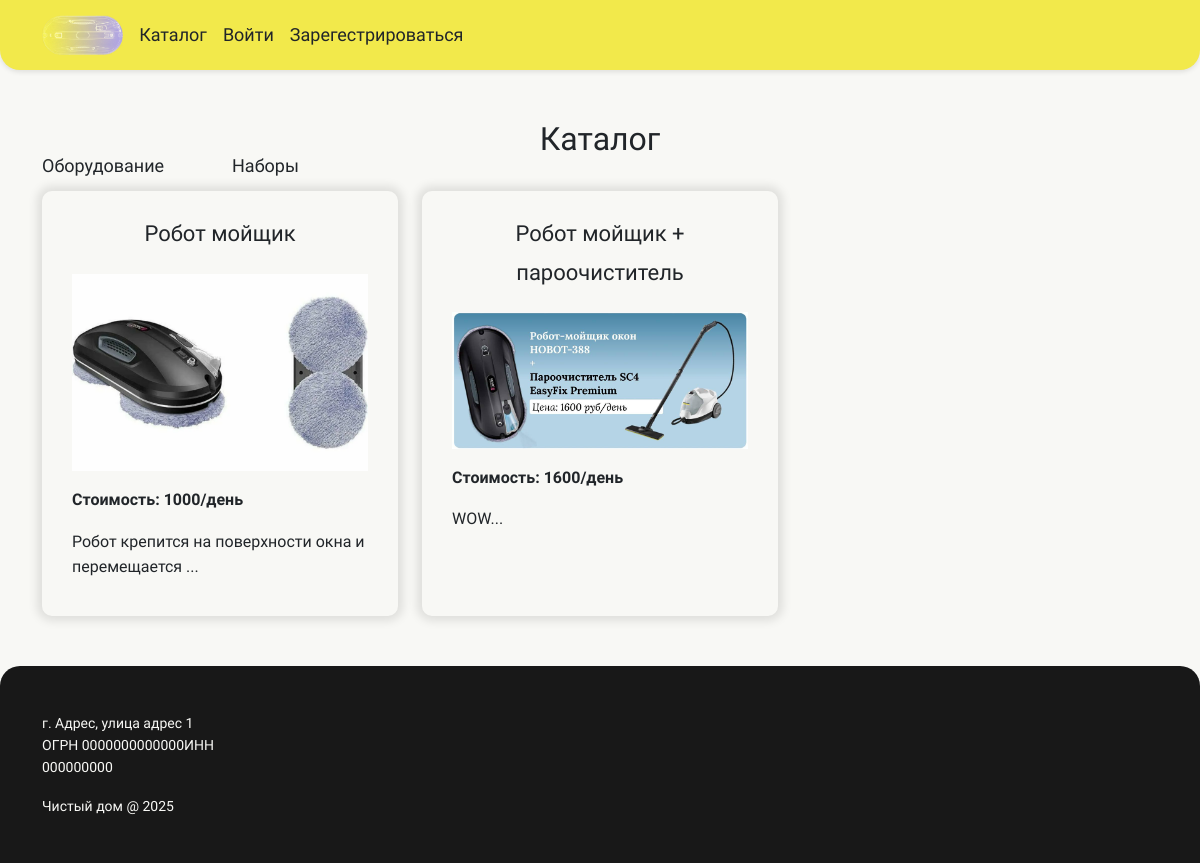
/catalogue/, run on the app's committed database.
### catalogue/models.py (models this page shows, shortened)
class Category(models.Model):
    title = models.CharField(max_length=200)
    slug = models.SlugField()

class Item(models.Model):
    id_category = models.ForeignKey(Category, on_delete=models.CASCADE)
    title  = models.CharField(max_length=200)
    description = models.TextField()
    price = models.IntegerField()
    img = models.ImageField(upload_to='images/')
    slug = models.SlugField(unique=True)
    def snippet(self):
        return self.description[0:50] + '...'

### catalogue/views.py (the view)
# urls.py: path('', views.catalogue, name = 'list'),
def catalogue(request):
    items = Item.objects.all()
    categories = Category.objects.all()
    return render(request, 'catalogue/catalogue.html', {'items' : items, 'categories' : categories})

### catalogue/templates/catalogue/catalogue.html (shortened to what this page needs)
{%extends "base_layout.html" %}
{%block content %}
<section class="catalogue">
        <div class = "container">
            <h1>Каталог</h1>
            <div class ="row g-4">
                {% for element in categories %}
                <div class ="category-href col-lg-2">
                    <a href = "{% url 'catalogue:category_this' slug=element.slug %}">
                        {{ element.title }}
                    </a>
                </div>
                {% endfor %}
            </div>
            <div class ="row g-4">
                {% for element in items %}
                <div class ="col-lg-4">
                    <div class="catalogue_item">
                        <h2>
                            <a href="{% url 'catalogue:item' slug=element.slug %}">
                                {{ element.title }}
                            </a>
                        </h2>
                        <img  src = "{{ element.img.url }}" alt = "">
                        <p>
                            <b>Стоимость: {{ element.price }}/день</b>
                        </p>
                        <p>
                            {{ element.snippet }}
                        </p>
                    </div>
                </div>
                {% endfor %}
            </div>
        </div>
</section>
{% endblock content %}

### templates/base_layout.html (shortened to what this page needs)
{% load static %}
<!DOCTYPE html>
<html lang="en">
    <head>
        <link href="https://cdn.jsdelivr.net/npm/bootstrap@5.3.5/dist/css/bootstrap.min.css"
            rel="stylesheet"
>
        <link rel="stylesheet" href="{% static '/css/style.css' %}">
        <link rel="stylesheet" href="https://cdn.jsdelivr.net/npm/swiper@8/swiper-bundle.min.css" />
    </head>
    <body>
        <header>
            <nav class = "navigation">
                <div class = "container">
                    <div class = "navigation_wrap">
                        <a class = "navigation-btn" href="{% url 'homepage' %}">
                            <img src="{% static '/img/logo.png' %}" alt="logo">
                        </a>
                        <a href = "{% url 'catalogue:list' %}">Каталог</a>
                        {% if user.is_authenticated %}
                            <a href = "{% url 'order:order_list' %}">Заказы</a>
                            <form class="form_logout" action="{% url 'accounts:logout' %}" method="post">
                                {% csrf_token %}
                                <button type="submit">Выйти</button>
                            </form>
                        {% else %}
                            <a href ="{% url 'accounts:login' %}">Войти</a>
                            <a href="{% url 'accounts:signup' %}">Зарегестрироваться</a>
                        {% endif %}
                    </div>
                </div>
            </nav>
        </header>
    <main>
        {% block content %}
        {% endblock content %}
    </main>
    <footer>
        <div class="container">
            <div class = "footer_wrap">
                <div class="footer-text">
                    <p>
                        г. Адрес, улица адрес 1<br>
                        ОГРН 0000000000000ИНН<br>
                        000000000
                    </p>
                    <p>
                        Чистый дом @ 2025
                    </p>
                </div>
            </div>
        </div>
    </footer>
    </body>
</html>

### static/css/style.css (style rules this page uses)
html { height: 100%; }
body { font-family: 'Montserrat Alternates', sans-serif; margin: 0px; padding: 0; background-color: #f8f8f5; line-height: 1.6; min-height: 100%; display: flex; flex-direction: column; }
main { flex: 1; }
section { margin: 50px 0px; }
header { border-radius: 0px 0px 20px 20px; background-color: #F2E94B; padding: 15px 0; box-shadow: 0 2px 5px rgba(0,0,0,0.1); }
button, a { font-size: 16px; text-decoration: none; color: inherit; border: none; background-color: inherit; }
h1 { font-size: 38px; text-align: center; }
h2 { font-size: 32px; text-align: center; }
p { margin-top: 1rem; }
img { width: 100%; }
.navigation_wrap { display: flex; align-items: center; gap: 16px; }
.navigation_wrap img { height: 50px; width: auto; }
footer { border-radius: 20px 20px 0px 0px; background-color: rgb(24, 24, 24); color: #f8f8f5; padding: 30px 0px; }
.footer-text p { font-size: 14px; }
.catalogue_item, .item-wrapper { box-shadow: 0 0 10px 5px rgba(0,0,0,0.1); border-radius: 10px; padding: 20px 30px; height: 100%; align-items: center; }
.catalogue_item a { font-size: 22px; }
h2 { margin-bottom: 1.5rem; }
.category-href { margin-bottom: 16px; }
@media (max-width: 1200px) { .promo_base-text h1, h1 { font-size: 32px; } }
@media (max-width: 1200px) { .promo_base-text p, p { font-size: 16px; } }
@media (max-width: 1200px) { h2 { font-size: 32px; } }
@media (max-width: 1200px) { .promo_base-text a, a { font-size: 18px; } }
@media (max-width: 1200px) { .category-href { margin: 10px 0px; } }
@media (max-width: 1200px) { .navigation_wrap img { height: 40px; width: auto; } }

### data on the page
Category: title "Оборудование"
Category: title "Наборы"
Item: title "Робот мойщик", img (picture), price "1000", snippet "Робот крепится на поверхности окна и перемещается ..."
Item: title "Робот мойщик + пароочиститель", img (picture), price "1600", snippet "WOW..."
